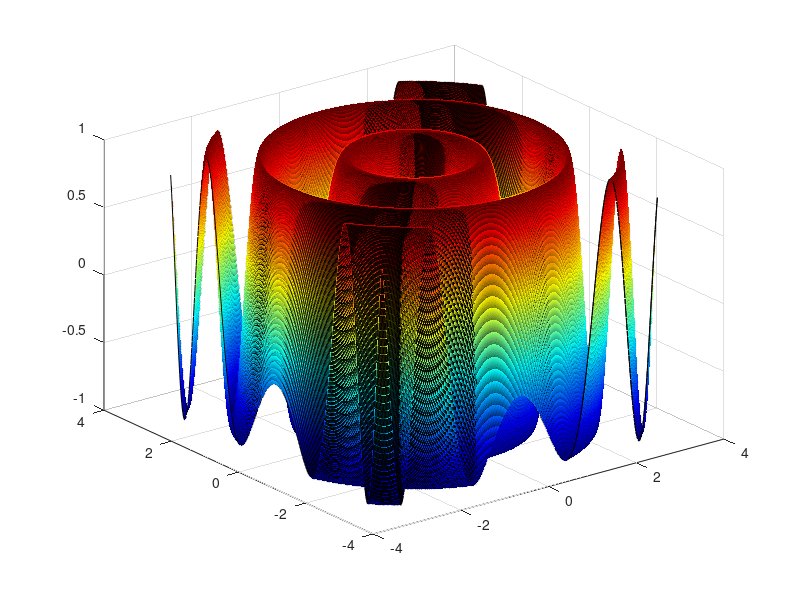

Write the MATLAB code that produced this figure. (Note: this script raises an error after producing the figure.)
[x,y] = meshgrid([-pi:.01:pi],[-pi:.01:pi]);
%[x,y] = meshgrid([-pi:.1:pi],[-pi:.1:pi]);

% May need this option.  
%opengl neverselect
%opengl software

n=0;
az=-45;
az=0;
el=30;
el=0;
for t=0:.1:80;
f=sin(x.^2+y.^2-t);
%imagesc(f); caxis([-1 1])
disp(sprintf('n=%d',n));
surf(x,y,f); caxis([-1 1]); colormap(jet(256));
alpha(.7);
view(-45,30);
set(gcf, 'InvertHardCopy', 'off');
set(gcf,'Color','black'); 
set(gca,'Color','black');
set(gca,'ZColor','white'); 
set(gca,'YColor','white'); 
set(gca,'XColor','white');

set(gca,'LineWidth',2)
set(gca,'GridLineStyle','--')
set(gca,'Projection','Perspective')

pbaspect('manual');
pbaspect([1 1 .5]);

if( n == 0 )
  axis tight;
  ax = axis;

  set(gca,'CameraViewAngleMode','manual');
  set(gca,'XTickMode','manual');
  set(gca,'YTickMode','manual');
  set(gca,'ZTickMode','manual');
  set(gca,'CameraTargetMode','manual');

  viewangle = get(gca,'CameraViewAngle');
  xtck = get(gca,'XTick');
  ytck = get(gca,'YTick');
  ztck = get(gca,'ZTick');
  cameratarget = get(gca,'CameraTarget');

else
end;
  axis(ax);

  set(gca,'CameraViewAngleMode','manual');
  set(gca,'XTickMode','manual');
  set(gca,'YTickMode','manual');
  set(gca,'ZTickMode','manual');
  set(gca,'CameraTargetMode','manual');

  set(gca,'CameraViewAngle',viewangle*1.2);
  set(gca,'XTick',xtck);
  set(gca,'YTick',ytck);
  set(gca,'ZTick',ztck);
  set(gca,'CameraTarget',cameratarget);
axis off

shading interp
camorbit(az,el);

% Don't use opengl renderer for eps
%print('-depsc', sprintf('out/out%0.5d.eps',n),'-zbuffer');
%print('-depsc',sprintf('out/out%0.5d.eps',n),'-painters');
print('-dpng', '-r50', sprintf('out/out%0.5d.png',n),'-opengl');
n = n+1;
az = az + 1;
el = el + .5;
end;


